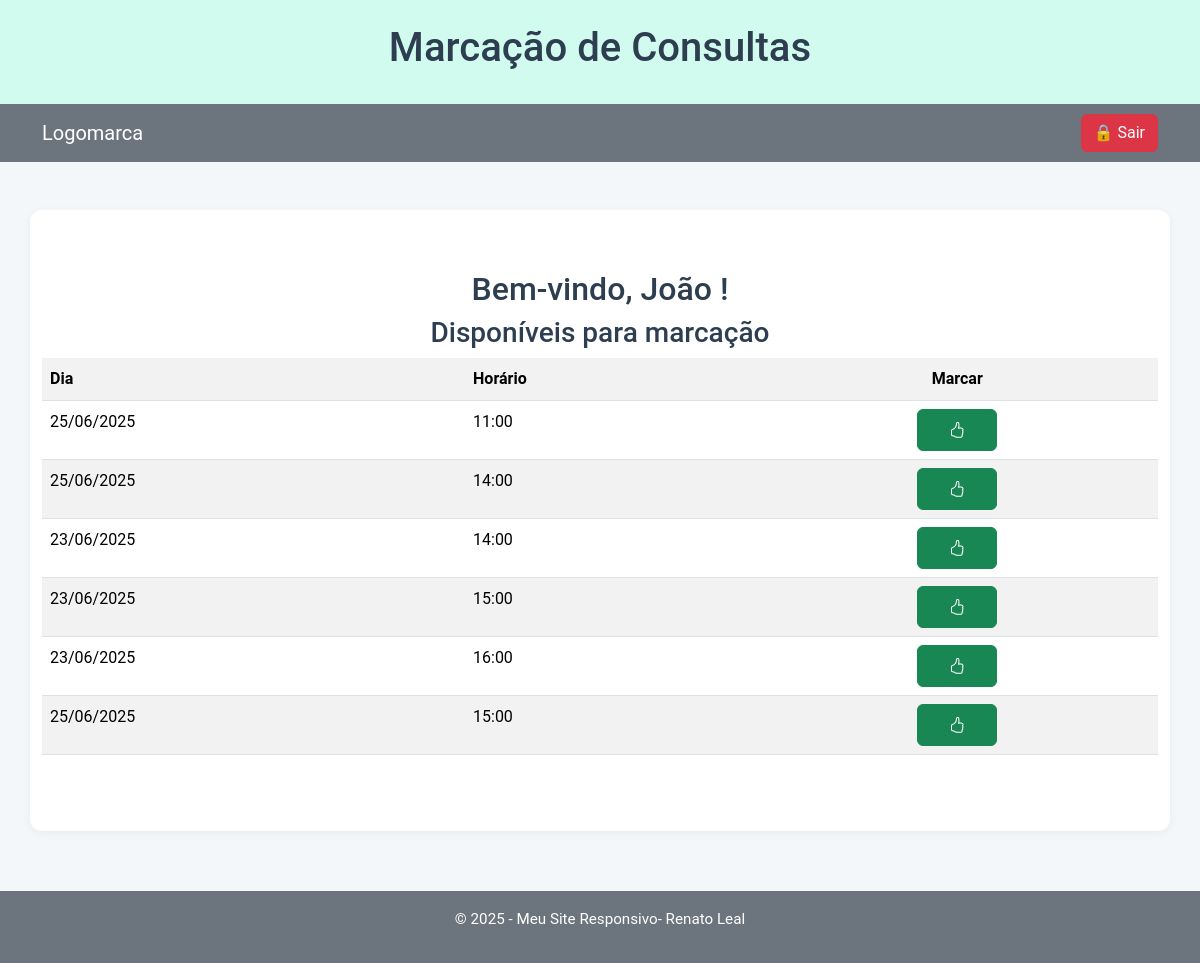
The page /sistemacliente.php (signed in) on the database its author committed.
### tables this page shows
CREATE TABLE `selecoes_consultas` (
  `id` int(11) NOT NULL,
  `dia` varchar(20) NOT NULL,
  `horario` varchar(5) NOT NULL,
  `criado_em` timestamp NOT NULL DEFAULT current_timestamp(),
  `medico_id` int(11) NOT NULL
);

### dinamicoCliente.php (the view, shortened to what this page needs)
<?php
include 'conexao.php';
$login = $_SESSION['telefone'];
$medico_id = 1;
$sql = "SELECT id, data_consulta, horario FROM consultas_marcadas WHERE telefone = ?";
$stmt = $conexao->prepare($sql);
$stmt->bind_param("s", $login);
$stmt->execute();
$result = $stmt->get_result();
if ($result->num_rows > 0) {
    echo "<div><h3 id='sucesso'> Consulta marcada com SUCESSO!</h3></div>
	<table class='table table-striped table'>
            <tr>
                <th>Dia</th>
                <th>Horário</th>
                <th class='thCentralizar'>Desmarcar</th>
            </tr>";
    while($row = $result->fetch_assoc()) {
        echo "<tr>
                <td>" . htmlspecialchars($row["data_consulta"]) . "</td>
                <td>" . htmlspecialchars($row["horario"]) . "</td>
                          <td class ='botaoCentralizar'> <button class='btn btn-danger btn-excluir' data-id='" . htmlspecialchars($row['id']) . "'  id='excluir'>
                   <svg xmlns='http://www.w3.org/2000/svg' width='16' height='16' fill='currentColor' class='bi bi-hand-thumbs-down' viewBox='0 0 16 16'>
  <path d='M8.864 15.674c-.956.24-1.843-.484-1.908-1.42-.072-1.05-.23-2.015-.428-2.59-.125-.36-.479-1.012-1.04-1.638-.557-.624-1.282-1.179-2.131-1.41C2.685 8.432 2 7.85 2 7V3c0-.845.682-1.464 1.448-1.546 1.07-.113 1.564-.415 2.068-.723l.048-.029c.272-.166.578-.349.97-.484C6.931.08 7.395 0 8 0h3.5c.937 0 1.599.478 1.934 1.064.164.287.254.607.254.913 0 .152-.023.312-.077.464.201.262.38.577.488.9.11.33.172.762.004 1.15.069.13.12.268.159.403.077.27.113.567.113.856s-.036.586-.113.856c-.035.12-.08.244-.138.363.394.571.418 1.2.234 1.733-.206.592-.682 1.1-1.2 1.272-.847.283-1.803.276-2.516.211a10 10 0 0 1-.443-.05 9.36 9.36 0 0 1-.062 4.51c-.138.508-.55.848-1.012.964zM11.5 1H8c-.51 0-.863.068-1.14.163-.281.097-.506.229-.776.393l-.04.025c-.555.338-1.198.73-2.49.868-.333.035-.554.29-.554.55V7c0 .255.226.543.62.65 1.095.3 1.977.997 2.614 1.709.635.71 1.064 1.475 1.238 1.977.243.7.407 1.768.482 2.85.025.362.36.595.667.518l.262-.065c.16-.04.258-.144.288-.255a8.34 8.34 0 0 0-.145-4.726.5.5 0 0 1 .595-.643h.003l.014.004.058.013a9 9 0 0 0 1.036.157c.663.06 1.457.054 2.11-.163.175-.059.45-.301.57-.651.107-.308.087-.67-.266-1.021L12.793 7l.353-.354c.043-.042.105-.14.154-.315.048-.167.075-.37.075-.581s-.027-.414-.075-.581c-.05-.174-.111-.273-.154-.315l-.353-.354.353-.354c.047-.047.109-.176.005-.488a2.2 2.2 0 0 0-.505-.804l-.353-.354.353-.354c.006-.005.041-.05.041-.17a.9.9 0 0 0-.121-.415C12.4 1.272 12.063 1 11.5 1'/>
</svg>                </button> </td>
                 <span>Confira abaixo a data e o horário!</span>
              </tr>";
    }
    echo "</table>";
} else {
    $sql = "SELECT id, dia, horario FROM selecoes_consultas WHERE medico_id = ?";
$stmt = $conexao->prepare($sql);
$stmt->bind_param("i", $medico_id);
$stmt->execute();
$result = $stmt->get_result();
if ($result->num_rows > 0) {
    echo "<div><h3>Disponíveis para marcação</h3></div>
	<table class='table table-striped table'>
            <tr>
                <th>Dia</th>
                <th>Horário</th>
                <th class='thCentralizar'>Marcar</th>
            </tr>";
    while($row = $result->fetch_assoc()) {
        echo "<tr>
                <td>" . htmlspecialchars($row["dia"]) . "</td>
                <td>" . htmlspecialchars($row["horario"]) . "</td>
                <td class ='botaoCentralizar'> <button class='btn btn-success btn-marcar' data-id='" . htmlspecialchars($row['id']) . "'  id='marcar'>
                    <svg xmlns='http://www.w3.org/2000/svg' width='16' height='16' fill='currentColor' class='bi bi-hand-thumbs-up' viewBox='0 0 16 16'>
  <path d='M8.864.046C7.908-.193 7.02.53 6.956 1.466c-.072 1.051-.23 2.016-.428 2.59-.125.36-.479 1.013-1.04 1.639-.557.623-1.282 1.178-2.131 1.41C2.685 7.288 2 7.87 2 8.72v4.001c0 .845.682 1.464 1.448 1.545 1.07.114 1.564.415 2.068.723l.048.03c.272.165.578.348.97.484.397.136.861.217 1.466.217h3.5c.937 0 1.599-.477 1.934-1.064a1.86 1.86 0 0 0 .254-.912c0-.152-.023-.312-.077-.464.201-.263.38-.578.488-.901.11-.33.172-.762.004-1.149.069-.13.12-.269.159-.403.077-.27.113-.568.113-.857 0-.288-.036-.585-.113-.856a2 2 0 0 0-.138-.362 1.9 1.9 0 0 0 .234-1.734c-.206-.592-.682-1.1-1.2-1.272-.847-.282-1.803-.276-2.516-.211a10 10 0 0 0-.443.05 9.4 9.4 0 0 0-.062-4.509A1.38 1.38 0 0 0 9.125.111zM11.5 14.721H8c-.51 0-.863-.069-1.14-.164-.281-.097-.506-.228-.776-.393l-.04-.024c-.555-.339-1.198-.731-2.49-.868-.333-.036-.554-.29-.554-.55V8.72c0-.254.226-.543.62-.65 1.095-.3 1.977-.996 2.614-1.708.635-.71 1.064-1.475 1.238-1.978.243-.7.407-1.768.482-2.85.025-.362.36-.594.667-.518l.262.066c.16.04.258.143.288.255a8.34 8.34 0 0 1-.145 4.725.5.5 0 0 0 .595.644l.003-.001.014-.003.058-.014a9 9 0 0 1 1.036-.157c.663-.06 1.457-.054 2.11.164.175.058.45.3.57.65.107.308.087.67-.266 1.022l-.353.353.353.354c.043.043.105.141.154.315.048.167.075.37.075.581 0 .212-.027.414-.075.582-.05.174-.111.272-.154.315l-.353.353.353.354c.047.047.109.177.005.488a2.2 2.2 0 0 1-.505.805l-.353.353.353.354c.006.005.041.05.041.17a.9.9 0 0 1-.121.416c-.165.288-.503.56-1.066.56z'/>
</svg>
                </button>  </td>
              </tr>";
    }
    echo "</table>";
} else {
    echo "<div class='senao'>Não há mais datas disponíveis! Volte mais tarde!</div>";
}
}
?>

### css/style.css (style rules this page uses)
* { margin: 0; padding: 0; box-sizing: border-box; }
* { margin: 0; padding: 0; box-sizing: border-box; font-family: 'Roboto', sans-serif; }
body { background-color: #f4f7f9; color: #2c3e50; line-height: 1.6; }

### css/sistemaCliente.css (style rules this page uses)
.botaoCentralizar { text-align:end ; }
.btn-marcar, .btn-excluir { width: 80px; display: block; margin: 0 auto; padding: 8px 0; }
.thCentralizar { text-align: center; }

### rows shown on the page
selecoes_consultas: dia "25/06/2025", horario "11:00"
selecoes_consultas: dia "25/06/2025", horario "14:00"
selecoes_consultas: dia "23/06/2025", horario "14:00"
selecoes_consultas: dia "23/06/2025", horario "15:00"
selecoes_consultas: dia "23/06/2025", horario "16:00"
selecoes_consultas: dia "25/06/2025", horario "15:00"

### other values the page prints
$_SESSION['nome'] "João"
